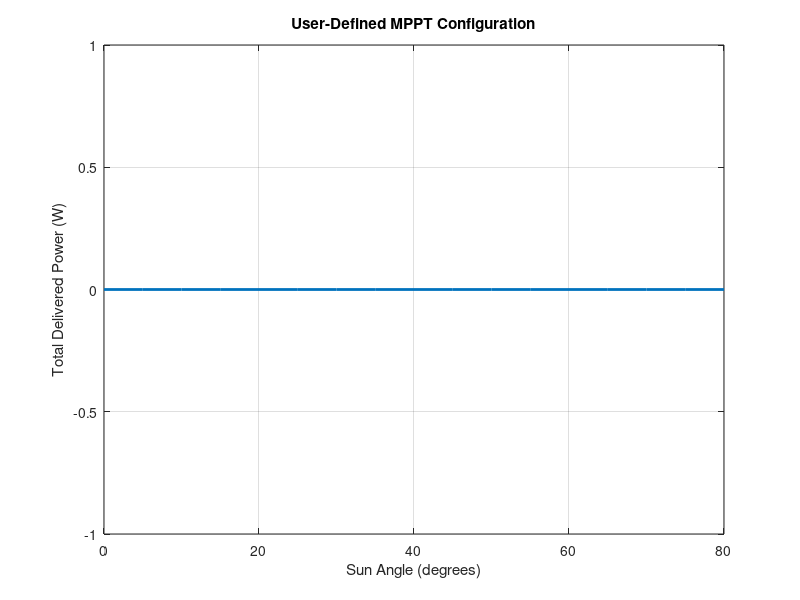

This chart was generated by the following MATLAB code:
function evaluate_user_configuration()

clc; clear; close all;

% Get user input to define configuration
% Each cell entry = one string (panels in series)
% Input must be entered in in this format: [1 2 3]; [4 5]; [6 7]; [8]; [9 10 11]

%%Hardcoded line gone: config = { [1 2 3], [4 5], [6 7], [8], [9 10 11] };
userInput = input('Enter panel groupings (e.g. [1 2 3]; [4 5]; [6]): ', 's');

% Convert string into cell array
groups = strsplit(userInput, ';');
config = cell(1, length(groups));

for i = 1:length(groups)
    config{i} = str2num(groups{i}); 
end

%%Define system settings (sun angles)
panelTilt = [10 10 10 5 5 15 15 0 0 20 20]; % degrees, arbitrary values right now

sunAngles = 0:5:80;
Sun.Gbeam = 1000;

%%Factor in the tilt of the panels

%%Maxeon solar cell data
pvCell.Voc  = 0.730;
pvCell.Isc  = 6.18;
pvCell.Vmpp = 0.632;
pvCell.Impp = 5.89;

%%Cell counts per panel: Each panel corresponds to a certain one on the
%%aeroshell
panelCellCounts = [36 36 36 20 20 26 26 46 46 30 30];

%%PowerMR MPPT limits (from the datasheet)
Vmin_MPPT = 15;
Vmax_MPPT = 60;

%Initialize a matrix to store the power values of individual array
%groupings
stringPowerMatrix = zeros(length(config), length(sunAngles));

%%Sweeping sun angles

totalPower = zeros(size(sunAngles));

for a = 1:length(sunAngles)
    
    Sun.theta = sunAngles(a);

    systemPower = 0;
    
    for s = 1:length(config)
        
        stringPanels = config{s};
        
        %%Compute string Vmpp
        Vmpp_est = 0;
        for p = stringPanels
            Vmpp_est = Vmpp_est + panelCellCounts(p) * pvCell.Vmpp;
        end
        
        %%Check MPPT voltage window
        if Vmpp_est < Vmin_MPPT || Vmpp_est > Vmax_MPPT
            continue
        end
        
        %%Estimate raw string power
        Praw = 0;
        for p = stringPanels
            Ncells = panelCellCounts(p);
            theta_inc = Sun.theta - panelTilt(p);
            %%Each panel contributes different irradiance based on its
            %%angle from horizontal, calculate angles
            thetaFactor = max(0, cosd(theta_inc));
            Praw = Praw + Ncells * pvCell.Vmpp * pvCell.Impp * thetaFactor;
        end
        
        %%Apply MPPT power caps
        if Vmpp_est < 25
            Pstring = min(Praw,150);
        elseif Vmpp_est < 48
            Pstring = min(Praw,250);
        else
            Pstring = min(Praw,400);
        end
        
        %%Add Pstring to the matrix
        stringPowerMatrix(s,a) = Pstring;
        systemPower = systemPower + Pstring;
        
    end
    
    totalPower(a) = systemPower;
    
end

%%Plot our results

figure;
plot(sunAngles, totalPower, 'LineWidth',2);
xlabel('Sun Angle (degrees)');
ylabel('Total Delivered Power (W)');
title('User-Defined MPPT Configuration');
grid on;

%%Print our peak power based on sun angle

[maxPower, idx] = max(totalPower);
fprintf('\nMaximum delivered power = %.2f W at %d° sun angle\n', ...
        maxPower, sunAngles(idx));

%%Print power from each individual string
fprintf('\n--- Per-String Peak Power ---\n');

for s = 1:length(config)
    [maxStrPower, idxStr] = max(stringPowerMatrix(s,:));
    fprintf('String %d (Panels %s): %.2f W at %d°\n', ...
        s, mat2str(config{s}), maxStrPower, sunAngles(idxStr));
end

end
